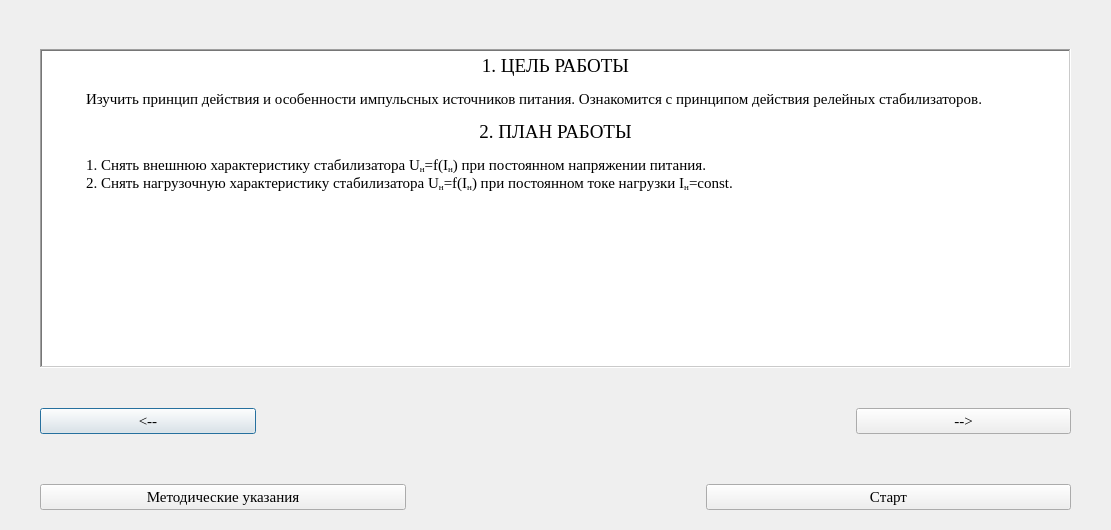
<?xml version="1.0" encoding="UTF-8"?>
<ui version="4.0">
 <class>Dialog</class>
 <widget class="QDialog" name="Dialog">
  <property name="geometry">
   <rect>
    <x>0</x>
    <y>0</y>
    <width>1111</width>
    <height>530</height>
   </rect>
  </property>
  <property name="font">
   <font>
    <family>Times New Roman</family>
   </font>
  </property>
  <property name="windowTitle">
   <string>Dialog</string>
  </property>
  <widget class="QWidget" name="verticalLayoutWidget">
   <property name="geometry">
    <rect>
     <x>0</x>
     <y>-1</y>
     <width>1111</width>
     <height>531</height>
    </rect>
   </property>
   <layout class="QVBoxLayout" name="verticalLayout">
    <property name="spacing">
     <number>20</number>
    </property>
    <property name="topMargin">
     <number>10</number>
    </property>
    <item>
     <layout class="QHBoxLayout" name="horizontalLayout_3">
      <property name="leftMargin">
       <number>40</number>
      </property>
      <property name="topMargin">
       <number>40</number>
      </property>
      <property name="rightMargin">
       <number>40</number>
      </property>
      <property name="bottomMargin">
       <number>10</number>
      </property>
      <item>
       <widget class="QTextBrowser" name="PlanTB">
        <property name="frameShape">
         <enum>QFrame::WinPanel</enum>
        </property>
        <property name="verticalScrollBarPolicy">
         <enum>Qt::ScrollBarAsNeeded</enum>
        </property>
        <property name="horizontalScrollBarPolicy">
         <enum>Qt::ScrollBarAlwaysOff</enum>
        </property>
        <property name="sizeAdjustPolicy">
         <enum>QAbstractScrollArea::AdjustIgnored</enum>
        </property>
        <property name="html">
         <string>&lt;!DOCTYPE HTML PUBLIC &quot;-//W3C//DTD HTML 4.0//EN&quot; &quot;http://www.w3.org/TR/REC-html40/strict.dtd&quot;&gt;
&lt;html&gt;&lt;head&gt;&lt;meta name=&quot;qrichtext&quot; content=&quot;1&quot; /&gt;&lt;style type=&quot;text/css&quot;&gt;
p, li { white-space: pre-wrap; }
&lt;/style&gt;&lt;/head&gt;&lt;body style=&quot; font-family:'Times New Roman'; font-size:7.8pt; font-weight:400; font-style:normal;&quot;&gt;
&lt;p align=&quot;center&quot; style=&quot; margin-top:0px; margin-bottom:0px; margin-left:0px; margin-right:0px; -qt-block-indent:0; text-indent:0px;&quot;&gt;&lt;span style=&quot; font-family:'Times New Roman,Times,serif'; font-size:14pt;&quot;&gt;1. ЦЕЛЬ РАБОТЫ&lt;/span&gt;&lt;/p&gt;
&lt;p align=&quot;center&quot; style=&quot; margin-top:0px; margin-bottom:0px; margin-left:0px; margin-right:0px; -qt-block-indent:0; text-indent:0px;&quot;&gt;&lt;span style=&quot; font-family:'Times New Roman,Times,serif'; font-size:8pt;&quot;&gt; &lt;/span&gt;&lt;/p&gt;
&lt;p style=&quot; margin-top:0px; margin-bottom:0px; margin-left:0px; margin-right:0px; -qt-block-indent:0; text-indent:0px;&quot;&gt;&lt;span style=&quot; font-family:'Times New Roman,Times,serif'; font-size:11pt;&quot;&gt;	Изучить принцип действия и особенности импульсных источников питания. Ознакомится с принципом действия релейных стабилизаторов.&lt;/span&gt;&lt;/p&gt;
&lt;p style=&quot; margin-top:0px; margin-bottom:0px; margin-left:0px; margin-right:0px; -qt-block-indent:0; text-indent:0px;&quot;&gt;&lt;span style=&quot; font-family:'Times New Roman,Times,serif'; font-size:8pt;&quot;&gt; &lt;/span&gt;&lt;/p&gt;
&lt;p align=&quot;center&quot; style=&quot; margin-top:0px; margin-bottom:0px; margin-left:0px; margin-right:0px; -qt-block-indent:0; text-indent:0px;&quot;&gt;&lt;span style=&quot; font-family:'Times New Roman,Times,serif'; font-size:14pt;&quot;&gt;2. ПЛАН РАБОТЫ&lt;/span&gt;&lt;/p&gt;
&lt;p align=&quot;center&quot; style=&quot; margin-top:0px; margin-bottom:0px; margin-left:0px; margin-right:0px; -qt-block-indent:0; text-indent:0px;&quot;&gt;&lt;span style=&quot; font-family:'Times New Roman,Times,serif'; font-size:8pt;&quot;&gt; &lt;/span&gt;&lt;/p&gt;
&lt;p style=&quot; margin-top:0px; margin-bottom:0px; margin-left:0px; margin-right:0px; -qt-block-indent:0; text-indent:0px;&quot;&gt;&lt;span style=&quot; font-family:'Times New Roman,Times,serif'; font-size:8pt;&quot;&gt;	&lt;/span&gt;&lt;span style=&quot; font-family:'Times New Roman,Times,serif'; font-size:11pt;&quot;&gt;1. Снять внешнюю характеристику стабилизатора U&lt;/span&gt;&lt;span style=&quot; font-family:'Times New Roman,Times,serif'; font-size:11pt; vertical-align:sub;&quot;&gt;н&lt;/span&gt;&lt;span style=&quot; font-family:'Times New Roman,Times,serif'; font-size:11pt;&quot;&gt;=f(I&lt;/span&gt;&lt;span style=&quot; font-family:'Times New Roman,Times,serif'; font-size:11pt; vertical-align:sub;&quot;&gt;н&lt;/span&gt;&lt;span style=&quot; font-family:'Times New Roman,Times,serif'; font-size:11pt;&quot;&gt;) при постоянном напряжении питания.&lt;/span&gt;&lt;/p&gt;
&lt;p style=&quot; margin-top:0px; margin-bottom:0px; margin-left:0px; margin-right:0px; -qt-block-indent:0; text-indent:0px;&quot;&gt;&lt;span style=&quot; font-family:'Times New Roman,Times,serif'; font-size:11pt;&quot;&gt;	2. Снять нагрузочную характеристику стабилизатора U&lt;/span&gt;&lt;span style=&quot; font-family:'Times New Roman,Times,serif'; font-size:11pt; vertical-align:sub;&quot;&gt;н&lt;/span&gt;&lt;span style=&quot; font-family:'Times New Roman,Times,serif'; font-size:11pt;&quot;&gt;=f(I&lt;/span&gt;&lt;span style=&quot; font-family:'Times New Roman,Times,serif'; font-size:11pt; vertical-align:sub;&quot;&gt;н&lt;/span&gt;&lt;span style=&quot; font-family:'Times New Roman,Times,serif'; font-size:11pt;&quot;&gt;) при постоянном токе нагрузки I&lt;/span&gt;&lt;span style=&quot; font-family:'Times New Roman,Times,serif'; font-size:11pt; vertical-align:sub;&quot;&gt;н&lt;/span&gt;&lt;span style=&quot; font-family:'Times New Roman,Times,serif'; font-size:11pt;&quot;&gt;=const.&lt;/span&gt;&lt;/p&gt;&lt;/body&gt;&lt;/html&gt;</string>
        </property>
        <property name="tabStopWidth">
         <number>40</number>
        </property>
       </widget>
      </item>
     </layout>
    </item>
    <item>
     <layout class="QHBoxLayout" name="horizontalLayout_6">
      <property name="spacing">
       <number>600</number>
      </property>
      <property name="leftMargin">
       <number>40</number>
      </property>
      <property name="topMargin">
       <number>10</number>
      </property>
      <property name="rightMargin">
       <number>40</number>
      </property>
      <property name="bottomMargin">
       <number>10</number>
      </property>
      <item>
       <widget class="QPushButton" name="LeftB">
        <property name="font">
         <font>
          <family>Times New Roman</family>
          <pointsize>11</pointsize>
         </font>
        </property>
        <property name="cursor">
         <cursorShape>PointingHandCursor</cursorShape>
        </property>
        <property name="text">
         <string>&lt;--</string>
        </property>
        <property name="default">
         <bool>false</bool>
        </property>
        <property name="flat">
         <bool>false</bool>
        </property>
       </widget>
      </item>
      <item>
       <widget class="QPushButton" name="RightB">
        <property name="font">
         <font>
          <family>Times New Roman</family>
          <pointsize>11</pointsize>
         </font>
        </property>
        <property name="cursor">
         <cursorShape>PointingHandCursor</cursorShape>
        </property>
        <property name="text">
         <string>--&gt;</string>
        </property>
       </widget>
      </item>
     </layout>
    </item>
    <item>
     <layout class="QHBoxLayout" name="horizontalLayout_2">
      <property name="spacing">
       <number>300</number>
      </property>
      <property name="leftMargin">
       <number>40</number>
      </property>
      <property name="topMargin">
       <number>20</number>
      </property>
      <property name="rightMargin">
       <number>40</number>
      </property>
      <property name="bottomMargin">
       <number>20</number>
      </property>
      <item>
       <widget class="QPushButton" name="MetodB_2">
        <property name="font">
         <font>
          <family>Times New Roman</family>
          <pointsize>11</pointsize>
         </font>
        </property>
        <property name="cursor">
         <cursorShape>PointingHandCursor</cursorShape>
        </property>
        <property name="text">
         <string>Методические указания</string>
        </property>
        <property name="default">
         <bool>false</bool>
        </property>
       </widget>
      </item>
      <item>
       <widget class="QPushButton" name="StartB_2">
        <property name="font">
         <font>
          <family>Times New Roman</family>
          <pointsize>11</pointsize>
         </font>
        </property>
        <property name="cursor">
         <cursorShape>PointingHandCursor</cursorShape>
        </property>
        <property name="text">
         <string>Старт</string>
        </property>
       </widget>
      </item>
     </layout>
    </item>
   </layout>
  </widget>
 </widget>
 <resources/>
 <connections/>
</ui>
